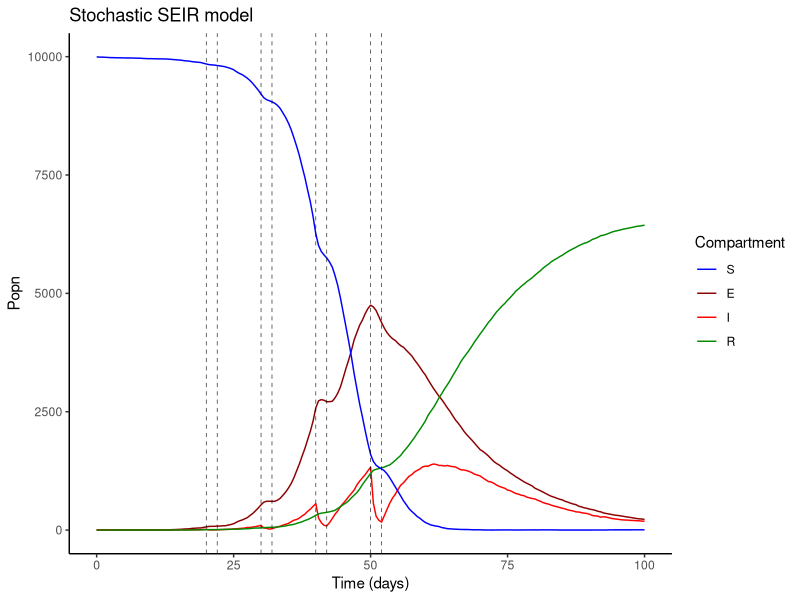

Here is the R script that generated this plot:
library(tidyverse)

# Set up ----

## Population ----

N0 <- 1e4L # Initial population size
E0 <- 5L   # Initial number of exposed
X0 <- list(
    S = N0 - E0, # Susceptible
    E = E0,      # Exposed
    I = 0L,      # Infectious
    R = 0L       # Exposed
)

# Population is sampled at these times
times <- seq(0, 100, by = 0.5)

## Model parameters ----
pars <- list(
    beta = 2.0,     # infection coefficient
    eta = 1/14,     # incubation period (~ 14 days)
    gamma = 1/7,    # recovery rate (~ 7 days)
    N0 = N0,        # population equilibrium size
    mu = 0.1 / 365, # growth and mortality rate (~ 10 years)
    nu = 0.1 / 14,  # disease induced mortality (~ 10% case fatality)
    c = 2,          # culling rate of infectious (2 / day)
    # times of culling (in pairs)
    culls = c(20, 22,
              30, 32,
              40, 42,
              50, 52)
)

# Main function ----

stoch_seir <- function(X0, times, pars) {
    # Stochastic SEIR model with demography and time dependent parameter
    # using Gillespie SSA algorithm
    
    compartments <- names(X0)
    
    # Storing all the population data in a matrix is very efficient, can convert
    # to data.frame or tibble later
    X <- matrix(NA_integer_,
                nrow = length(times),
                ncol = length(compartments),
                dimnames = list(NULL, compartments))
    
    ## Matrix of events ----
    event_mat <- matrix(
        #  S   E   I   R
        c(+1, +0, +0, +0, # birth
          -1, +0, +0, +0, # death_S
          +0, -1, +0, +0, # death_E
          +0, +0, -1, +0, # death_I
          +0, +0, +0, -1, # death_R
          -1, +1, +0, +0, # infection S -> E
          +0, -1, +1, +0, # incubation E -> I
          +0, +0, -1, +1  # recovery I -> R
        ) |> as.integer(),
        byrow = TRUE,
        ncol = length(compartments),
        dimnames = list(c("birth", "death_S", "death_E", "death_I", "death_R",
                          "infection", "incubation", "recovery"),
                        compartments))
    
    # Meta variables
    x <- unlist(X0)
    t <- first(times)
    t_end <- last(times)
    
    X[1L, compartments] <- x
    rec <- 2L
    
    # Main loop ----
    
    while (TRUE) {
        ## Calculate event rates ----
        event_rates <- with(c(as.list(x), pars), {
            N <- sum(x)
            
            # Culling of infectives at c/day when t in a culling interval
            c1 <- t >= culls[c(TRUE, FALSE)]
            c2 <- t <  culls[c(FALSE, TRUE)]
            ct <- if (any(c1 & c2)) c else 0
            
            c(birth   = mu * N * (1 - N / N0),
              death_S = mu * S,
              death_E = mu * E,
              death_I = (mu + nu + ct) * I,
              death_R = mu * R,
              # Mind the divide by 0 case when N == 0
              infection  = if (N == 0) 0 else beta * S * I / N,
              incubation = eta * E,
              recovery   = gamma * I)
        })
        
        ## Check for negative event rates ----
        if (any(event_rates < 0)) {
            print(event_rates)
            stop("Negative event detected!")
        }
        
        ## Calculate dx/dt ----
        # In case we implement the tau leaping algorithm
        # dX <- with(as.list(event_rates),
        #            c(dS = + birth - death_S - infection,
        #              dE = - death_E + infection - incubation,
        #              dI = - death_I + incubation - recovery,
        #              dR = - death_R + recovery))
        
        ## Calculate dt and select random event ----
        total_event_rate <- sum(event_rates)
        dt <- if (total_event_rate > 0) {
            rexp(1, rate = total_event_rate)
        } else {
            t_end
        }
        event <- sample(names(event_rates), 1L,
                        prob = event_rates)
        
        ## Update model ----
        x <- x + event_mat[event, ]
        t <- t + dt
        
        ## Record data ----
        while (rec <= length(times) && t > times[rec]) {
            X[rec, ] <- x
            rec <- rec + 1L
        }
        
        # Test for end of simulation
        if (t > t_end) break
    }
    
    # Combine times and compartments into data.frame (remove # for tibble)
    data.frame(time = times, X) # |> tibble()
}

# Run simulation ----
X <- stoch_seir(X0, times, pars)

# In case we want to add N
# X <- bind_cols(X, X |> rowwise() |> summarise(N = sum(c_across(is.integer))))


# Plot ----

# Need long format for ggplot
X1 <- pivot_longer(X, cols = -time, names_to = "compartment")

plt <- ggplot(X1,
              aes(time, value, colour = compartment)) +
    geom_line() +
    geom_vline(xintercept = pars$culls,
               linetype = "dashed",
               linewidth = 0.2) +
    scale_colour_manual("Compartment",
                        breaks = c("S", "E", "I", "R"),
                        values = c("blue", "red4", "red", "green4")) +
    labs(x = "Time (days)",
         y = "Popn",
         colour = "Compartment",
         title = "Stochastic SEIR model") +
    theme_classic()

print(plt)
